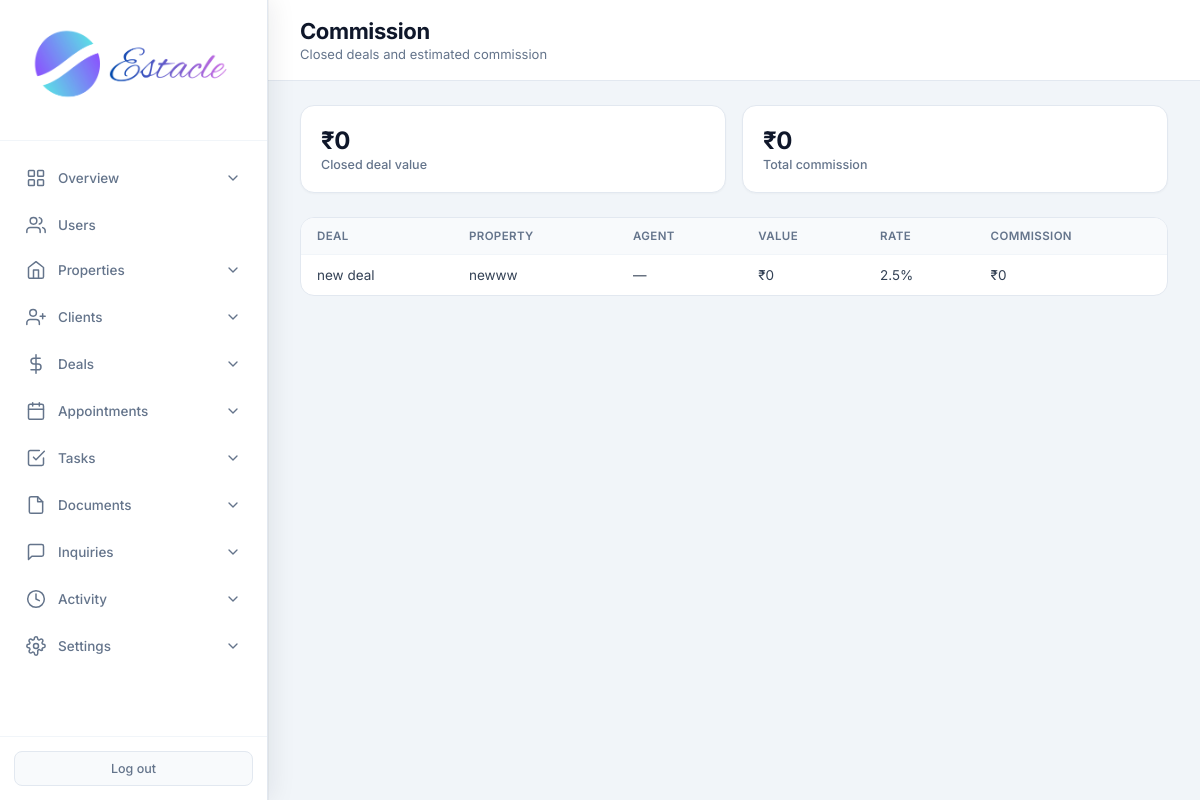
Screenshot of /admin/commission (signed in) with the database file from the repository.
### tables this page shows
CREATE TABLE settings (
            key TEXT PRIMARY KEY,
            value TEXT
        );

CREATE TABLE deals (
            id INTEGER PRIMARY KEY AUTOINCREMENT,
            title TEXT NOT NULL,
            property_id INTEGER,
            client_id INTEGER,
            agent_id INTEGER,
            stage TEXT DEFAULT 'offer',
            value REAL DEFAULT 0,
            commission_rate REAL DEFAULT 2.5,
            expected_close TEXT,
            notes TEXT,
            created_at TIMESTAMP DEFAULT CURRENT_TIMESTAMP,
            updated_at TIMESTAMP DEFAULT CURRENT_TIMESTAMP,
            FOREIGN KEY (property_id) REFERENCES properties (id),
            FOREIGN KEY (client_id) REFERENCES clients (id),
            FOREIGN KEY (agent_id) REFERENCES users (id)
        );

CREATE TABLE properties (
            id INTEGER PRIMARY KEY AUTOINCREMENT,
            title TEXT NOT NULL,
            description TEXT,
            price REAL NOT NULL,
            property_type TEXT NOT NULL,
            status TEXT DEFAULT 'available',
            address TEXT,
            city TEXT,
            state TEXT,
            zip_code TEXT,
            bedrooms INTEGER,
            bathrooms REAL,
            area_sqft REAL,
            agent_id INTEGER,
            created_at TIMESTAMP DEFAULT CURRENT_TIMESTAMP, category TEXT DEFAULT "sale", listing_type TEXT DEFAULT "sale", floor TEXT, carpet_area REAL, furnishing TEXT, parking TEXT, amenities TEXT, seller_name TEXT, seller_phone TEXT, monthly_rent REAL, security_deposit REAL, maintenance REAL, per_sqft REAL, latitude TEXT, longitude TEXT, photos TEXT, year_built TEXT, facing TEXT,
            FOREIGN KEY (agent_id) REFERENCES users (id)
        );

### routes/admin.py (the view)
@admin.route('/admin/commission')
@login_required
@role_required('admin')
def admin_commission():
    db = get_db()
    deals = db.execute(
        """SELECT d.*, p.title as property_title, u.full_name as agent_name
           FROM deals d LEFT JOIN properties p ON d.property_id = p.id
           LEFT JOIN users u ON d.agent_id = u.id
           WHERE d.stage = 'closed'
           ORDER BY d.updated_at DESC"""
    ).fetchall()
    total_value = sum((d['value'] or 0) for d in deals)
    total_comm = sum(((d['value'] or 0) * (d['commission_rate'] or 0) / 100) for d in deals)
    currency = get_setting('currency', 'INR')
    return render_template(
        'admin_commission.html', deals=deals, total_value=total_value, total_comm=total_comm,
        currency=currency, format_money=format_money
    )

### core/db.py (called while the page is built)
def get_db():
    if 'db' not in g:
        g.db = sqlite3.connect(current_app.config['DATABASE'])
        g.db.row_factory = sqlite3.Row
    return g.db

### core/helpers.py (called while the page is built)
def login_required(f):
    @wraps(f)
    def decorated_function(*args, **kwargs):
        if 'user_id' not in session:
            flash('Please log in to access this page.', 'warning')
            return redirect(url_for('auth.login'))
        return f(*args, **kwargs)
    return decorated_function

def role_required(*roles):
    def decorator(f):
        @wraps(f)
        def decorated_function(*args, **kwargs):
            if 'user_id' not in session:
                flash('Please log in to access this page.', 'warning')
                return redirect(url_for('auth.login'))
            if session.get('role') not in roles:
                flash('You do not have permission to access this page.', 'danger')
                return redirect(url_for('auth.role_redirect'))
            return f(*args, **kwargs)
        return decorated_function
    return decorator

def get_setting(key, default=''):
    db = get_db()
    row = db.execute('SELECT value FROM settings WHERE key = ?', (key,)).fetchone()
    return row['value'] if row else default

def format_money(amount, currency=None):
    if amount is None:
        return '—'
    currency = currency or get_setting('currency', 'INR')
    symbols = {'USD': '$', 'INR': '₹', 'AED': 'AED '}
    sym = symbols.get(currency, currency + ' ')
    try:
        return f"{sym}{float(amount):,.0f}"
    except (TypeError, ValueError):
        return str(amount)

### templates/admin_commission.html (shortened to what this page needs)
<!DOCTYPE html>
<html lang="en"><head>
<link rel="stylesheet" href="{{ url_for('static', filename='css/admin.css') }}">
</head><body>
<div class="app-layout">
{% set active = 'commission' %}
{% include 'partials/admin_sidebar.html' %}
<main class="main-content">
<header class="top-bar"><div><h1 class="page-title">Commission</h1><p class="page-subtitle">Closed deals and estimated commission</p></div></header>
<div class="stats-grid">
<div class="stat-card"><div class="stat-info"><div class="stat-value">{{ format_money(total_value, currency) }}</div><div class="stat-label">Closed deal value</div></div></div>
<div class="stat-card"><div class="stat-info"><div class="stat-value">{{ format_money(total_comm, currency) }}</div><div class="stat-label">Total commission</div></div></div>
</div>
<div class="panel full"><div class="table-wrap"><table>
<thead><tr><th>Deal</th><th>Property</th><th>Agent</th><th>Value</th><th>Rate</th><th>Commission</th></tr></thead>
<tbody>
{% for d in deals %}
<tr>
<td>{{ d.title }}</td><td>{{ d.property_title or '—' }}</td><td>{{ d.agent_name or '—' }}</td>
<td>{{ format_money(d.value, currency) }}</td><td>{{ d.commission_rate }}%</td>
<td>{{ format_money((d.value or 0) * (d.commission_rate or 0) / 100, currency) }}</td>
</tr>
{% else %}<tr><td colspan="6" class="empty">No closed deals yet — mark deals as Closed in Deals pipeline</td></tr>{% endfor %}
</tbody></table></div></div>
</main></div></body></html>

### static/css/admin.css (style rules this page uses)
* { margin: 0; padding: 0; box-sizing: border-box; }
body { font-family: 'Inter', -apple-system, BlinkMacSystemFont, 'Segoe UI', Roboto, sans-serif; background: #f1f5f9; color: #0f172a; min-height: 100vh; }
.app-layout { display: flex; min-height: 100vh; }
.main-content { flex: 1; margin-left: 268px; min-height: 100vh; }
.top-bar { background: white; padding: 18px 32px; border-bottom: 1px solid #e2e8f0; display: flex; justify-content: space-between; align-items: center; }
.page-title { font-family: 'Inter', sans-serif; font-size: 22px; font-weight: 700; letter-spacing: -0.4px; color: #0f172a; }
.page-subtitle { font-size: 13px; color: #64748b; margin-top: 2px; font-weight: 400; }
.stats-grid { display: grid; grid-template-columns: repeat(auto-fit, minmax(170px, 1fr)); gap: 16px; padding: 24px 32px; }
.stat-card { background: white; border-radius: 14px; padding: 20px; display: flex; align-items: center; gap: 14px; border: 1px solid #e2e8f0; box-shadow: 0 1px 2px rgba(0,0,0,0.03); transition: box-shadow 0.2s ease; }
.stat-value { font-size: 24px; font-weight: 700; letter-spacing: -0.5px; }
.stat-label { font-size: 12.5px; color: #64748b; margin-top: 2px; font-weight: 500; }
.panel { background: white; border-radius: 14px; border: 1px solid #e2e8f0; overflow: hidden; }
.panel.full { margin: 0 32px 24px; }
.table-wrap { overflow-x: auto; }
table { width: 100%; border-collapse: collapse; font-size: 13.5px; }
th { text-align: left; padding: 11px 16px; background: #f8fafc; color: #64748b; font-weight: 600; font-size: 11.5px; text-transform: uppercase; letter-spacing: 0.4px; }
td { padding: 12px 16px; border-top: 1px solid #f1f5f9; color: #334155; }

### rows the page displays
settings: value "₹0"
deals: title "new deal", title "newww", agent_name "—", value.value "₹0", commission_rate "2.5", value+commission_rate "₹0"
